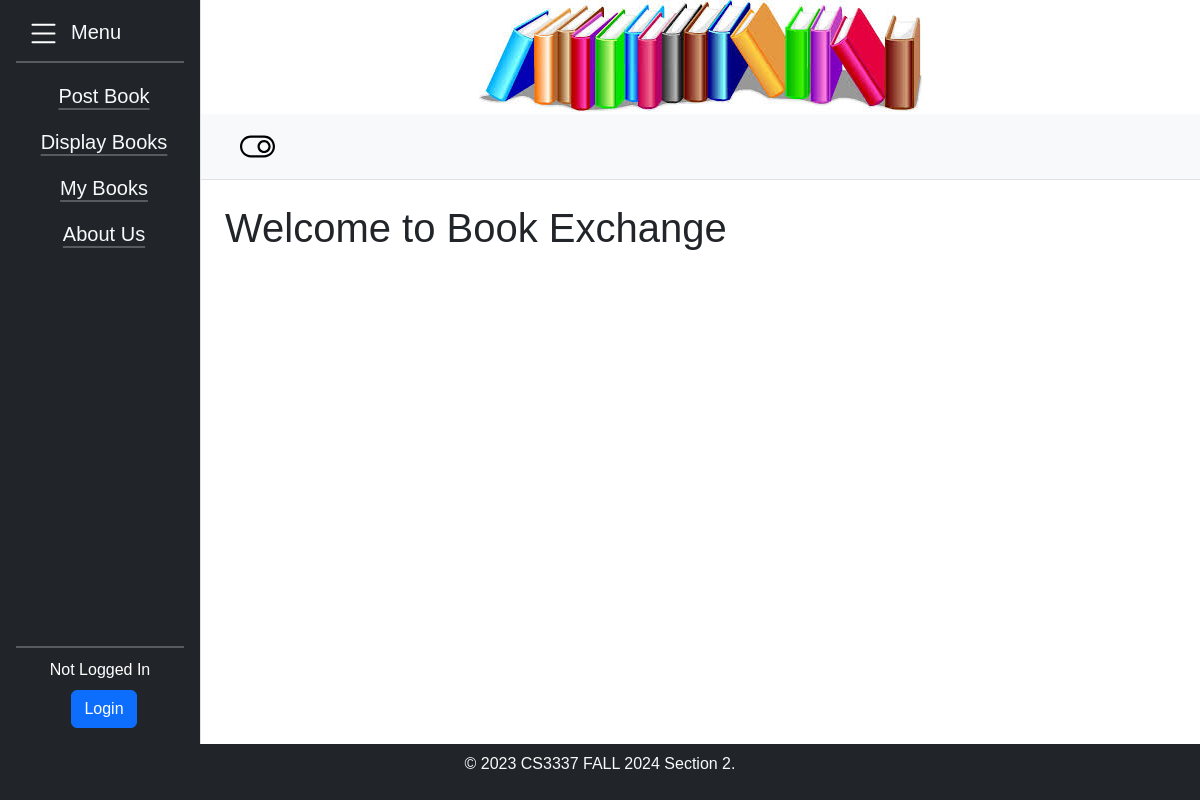
The page / on the database its author committed.
### bookMng/models.py (models this page shows, shortened)
class MainMenu(models.Model):
    item = models.CharField(max_length=200,unique=True)
    link = models.CharField(max_length=200,unique=True)

### bookMng/views.py (the view)
# urls.py: path('',views.index, name='index'),
def index(request):
    return render(request,
                  'bookMng/index.html',
                  {
                      'item_list': MainMenu.objects.all()
                  })

### bookEx/templates/bookMng/index.html
{% extends "base.html" %}
{% load static %}
{% block sidenav %}
   {% for item in item_list %}
       <li class="nav-item py-2 ps-2 fs-5 text-center"><a class="link-light link-offset-2 link-underline-opacity-25 link-underline-opacity-100-hover" href="{{ item.link }}">{{ item.item }}</a></li>
   {% endfor %}
{% endblock sidenav %}
{% block content %}
    <H1>Welcome to Book Exchange</H1>
{% endblock content %}

### bookEx/static/main.css (style rules this page uses)
body { font-family: times-new-roman, Arial, sans-serif; margin: 0; padding: 0; overflow-x: hidden; height: 100%; }
html { height: 100%; margin: 0; padding: 0; overflow-x: hidden; }

### rows shown on the page
MainMenu: item "Post Book"
MainMenu: item "Display Books"
MainMenu: item "My Books"
MainMenu: item "About Us"
